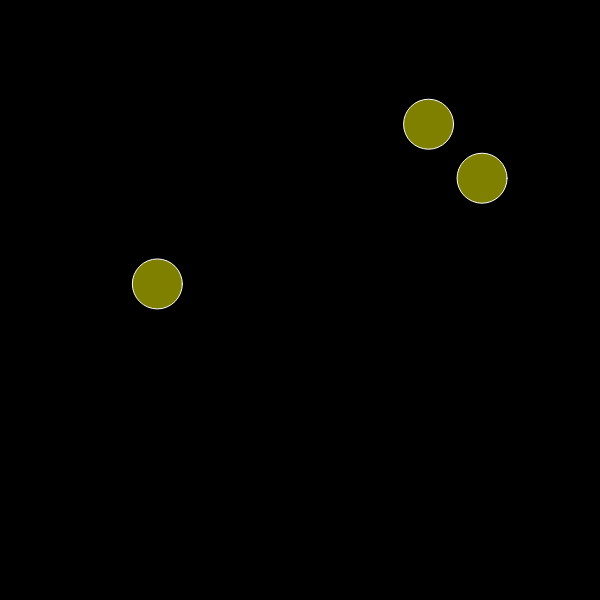
Frame 1 (no input)
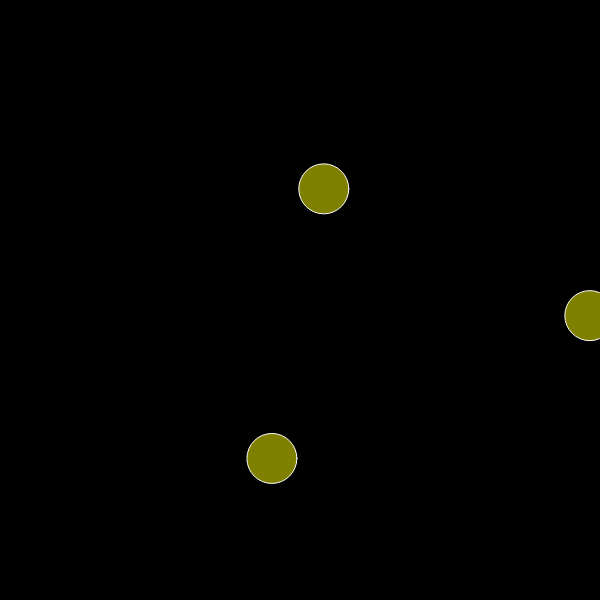
Frame 60 (no input)
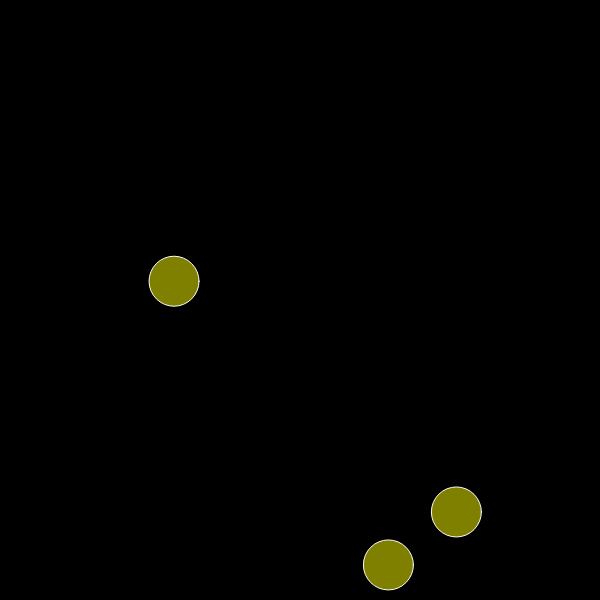
Frame 120 (the mouse pressed at the canvas centre since frame 60)

The p5.js sketch that drew these frames (run headless with seeded random() and noise() and a simulated clock; from frame 60 on, the mouse is pressed at the canvas centre):

// p5.js sketch
// ── sketch.js
var blades = []


function setup() {
  createCanvas(600, 600);
  for (var i = 0; i < 3; i++) {
    blades.push(new Beyblade(10, 10));
  }
  console.log(blades.length)
  console.log(i)


}

function draw() {

  background(0);
  checkAllAgainstAll()
  for (var i = 0; i < blades.length; i++) {
    blades[i].display()
    blades[i].update()
    blades[i].borders()
  }

}

function checkAllAgainstAll() {
  for (var i = 0; i < blades.length; i++) {

    for (var j = 0; j < blades.length; j++) {
      if (i == j) {
        continue;
      }
      if (dist(blades[i].x, blades[i].y, blades[j].x, blades[j].y) < 40) {
        blades[i].collision();
        blades[i].update();
        blades[j].collision();
        blades[j].update();
      }

    }
  }
}

class Beyblade {
  constructor() {
    this.x = (random(0, width))
    this.y = (random(0, height))
    this.d = 50
    this.xdir = random(-5, 5)
    this.ydir = random(-5, 5)

  }

  display() {
    stroke(255)
    fill(255)
    fill(255, 255, 0, 127);
    ellipse(this.x, this.y, this.d, this.d)
  }

  update() {
    this.x = this.x + this.xdir
    this.y = this.y + this.ydir
  }

  borders() {
    if (this.x > width || this.x < 0) {
      this.xdir = -this.xdir
    }
    if (this.y > height || this.y < 0) {
      this.ydir = -this.ydir
    }
  }

  collision() {
    this.xdir = -this.xdir;
    this.ydir = -this.ydir;
    print("collison")
  }

}
